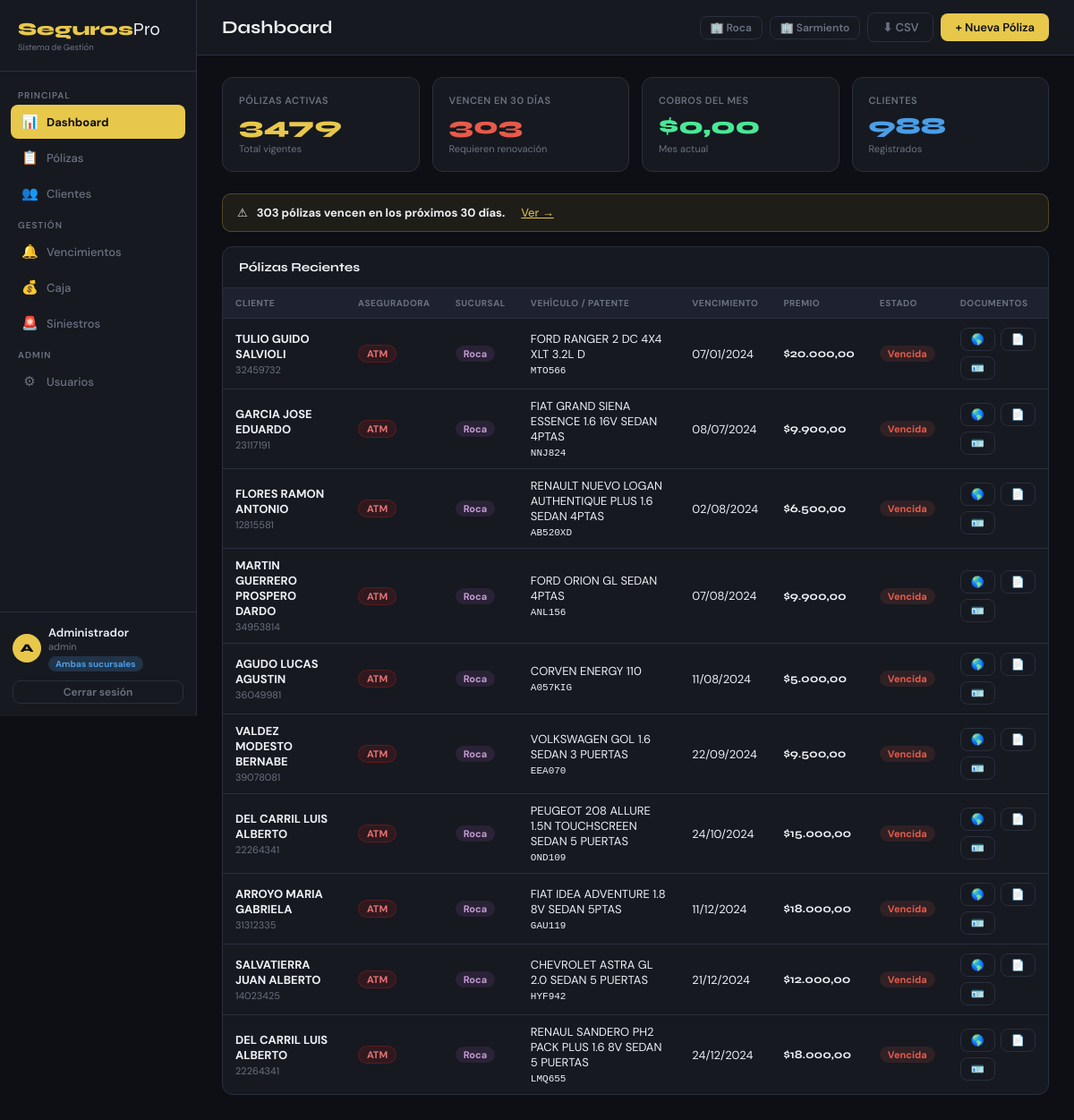
/ (signed in), run on the app's committed database.
### tables this page shows
CREATE TABLE polizas (
                id INTEGER PRIMARY KEY AUTOINCREMENT,
                npoliza TEXT NOT NULL,
                aseguradora TEXT NOT NULL,
                sucursal TEXT NOT NULL,
                nombre TEXT NOT NULL,
                dni TEXT,
                domicilio TEXT,
                cp TEXT,
                localidad TEXT DEFAULT 'San Miguel de Tucuman',
                provincia TEXT DEFAULT 'Tucuman',
                cond_iva TEXT DEFAULT 'CONSUMIDOR FINAL',
                marca TEXT,
                modelo TEXT,
                anio TEXT,
                patente TEXT,
                motor TEXT,
                chasis TEXT,
                tipo_vehiculo TEXT DEFAULT 'Automovil Nacional',
                carroceria TEXT DEFAULT 'Sedan',
                uso TEXT DEFAULT 'PARTICULAR',
                origen TEXT DEFAULT 'Nacional',
                cobertura TEXT DEFAULT 'A',
                modalidad TEXT DEFAULT 'trimestral_unico',
                prima REAL DEFAULT 0,
                rec_financiero REAL DEFAULT 0,
                iva REAL DEFAULT 0,
                otros_impuestos REAL DEFAULT 0,
                premio REAL DEFAULT 0,
                fecha_inicio TEXT NOT NULL,
                fecha_venc TEXT NOT NULL,
                forma_pago TEXT DEFAULT 'Efectivo',
                obs TEXT,
                activa INTEGER DEFAULT 1,
                creado TEXT DEFAULT CURRENT_TIMESTAMP,
                usuario_id INTEGER
            );

### app.py (the view)
@app.route('/')
@login_required
def index():
    suc = sucursal_usuario()
    with get_db() as db:
        if suc == 'ambas':
            polizas = db.execute("SELECT * FROM polizas WHERE activa=1 ORDER BY fecha_venc").fetchall()
            cobros_mes = db.execute("SELECT * FROM cobros WHERE strftime('%Y-%m',fecha)=strftime('%Y-%m','now')").fetchall()
        else:
            polizas = db.execute("SELECT * FROM polizas WHERE activa=1 AND sucursal=? ORDER BY fecha_venc",(suc,)).fetchall()
            cobros_mes = db.execute("SELECT * FROM cobros WHERE strftime('%Y-%m',fecha)=strftime('%Y-%m','now') AND sucursal=?",(suc,)).fetchall()
    activas    = len(polizas)
    vencen     = len([p for p in polizas if 0 <= dias_venc(p['fecha_venc']) <= 30])
    total_mes  = sum(c['monto'] for c in cobros_mes)
    clientes_u = len(set(p['dni'] or p['nombre'] for p in polizas))
    return render_template('index.html',
        polizas=polizas[:10], activas=activas, vencen=vencen,
        total_mes=total_mes, clientes=clientes_u,
        estado=estado, fmt_fecha=fmt_fecha, fmt_peso=fmt_peso)

### app.py (called while the page is built)
def get_db():
    conn = sqlite3.connect(DB)
    conn.row_factory = sqlite3.Row
    return conn

def dias_venc(v):
    try: return (datetime.strptime(v,'%Y-%m-%d').date() - date.today()).days
    except: return 999

def estado(v):
    d = dias_venc(v)
    if d < 0:   return 'Vencida','exp'
    if d <= 30: return f'Vence en {d}d','warn'
    return 'Vigente','ok'

def fmt_fecha(s):
    if not s: return '—'
    try:
        p = s.split('-')
        return f"{p[2]}/{p[1]}/{p[0]}"
    except: return s

def fmt_peso(n):
    try: return f"${float(n):,.2f}".replace(',','X').replace('.',',').replace('X','.')
    except: return '$0,00'

def sucursal_usuario():
    return session.get('sucursal','ambas')

def login_required(f):
    @wraps(f)
    def dec(*a,**kw):
        if 'user_id' not in session: return redirect(url_for('login'))
        return f(*a,**kw)
    return dec

### templates/index.html (shortened to what this page needs)
{% extends 'base.html' %}
{% block page_title %}Dashboard{% endblock %}
{% block topbar_actions %}
  {% if session.sucursal == 'ambas' %}
  <a href="{{ url_for('index') }}?suc=Roca" class="btn btn-ghost btn-sm">🏢 Roca</a>
  <a href="{{ url_for('index') }}?suc=Sarmiento" class="btn btn-ghost btn-sm">🏢 Sarmiento</a>
  {% endif %}
  <a href="{{ url_for('exportar_polizas') }}" class="btn btn-ghost">⬇ CSV</a>
  <button class="btn btn-primary" onclick="openModal('poliza')">+ Nueva Póliza</button>
{% endblock %}
{% block content %}
<div class="stats-row">
  <div class="stat-card"><div class="stat-label">Pólizas Activas</div>
    <div class="stat-value c-accent">{{ activas }}</div><div class="stat-sub">Total vigentes</div></div>
  <div class="stat-card"><div class="stat-label">Vencen en 30 días</div>
    <div class="stat-value c-danger">{{ vencen }}</div><div class="stat-sub">Requieren renovación</div></div>
  <div class="stat-card"><div class="stat-label">Cobros del Mes</div>
    <div class="stat-value c-success">{{ fmt_peso(total_mes) }}</div><div class="stat-sub">Mes actual</div></div>
  <div class="stat-card"><div class="stat-label">Clientes</div>
    <div class="stat-value c-blue">{{ clientes }}</div><div class="stat-sub">Registrados</div></div>
</div>
{% if vencen > 0 %}
<div class="alert-box alert-warn">
  ⚠ <strong>{{ vencen }} póliza{{ 's' if vencen>1 }} vence{{ 'n' if vencen>1 }} en los próximos 30 días.</strong>
  <a href="{{ url_for('vencimientos') }}" style="color:var(--accent);margin-left:8px">Ver →</a>
</div>
{% endif %}
<div class="table-wrap">
  <div class="table-header"><div class="table-title">Pólizas Recientes</div></div>
  <table><thead><tr><th>Cliente</th><th>Aseguradora</th><th>Sucursal</th><th>Vehículo / Patente</th><th>Vencimiento</th><th>Premio</th><th>Estado</th><th>Documentos</th></tr></thead>
  <tbody>
    {% for p in polizas %}{% set lbl,cls=estado(p.fecha_venc) %}
    <tr>
      <td><strong>{{ p.nombre }}</strong><br><span style="color:var(--muted);font-size:11px">{{ p.dni or '' }}</span></td>
      <td><span class="badge badge-{{ 'nre' if 'NRE' in p.aseguradora else 'atm' }}">{{ p.aseguradora }}</span></td>
      <td><span class="badge badge-{{ p.sucursal.lower() }}">{{ p.sucursal }}</span></td>
      <td>{{ p.marca or '' }} {{ p.modelo or '' }}<br><span style="font-family:monospace;font-size:11px">{{ p.patente or '—' }}</span></td>
      <td>{{ fmt_fecha(p.fecha_venc) }}</td>
      <td style="font-family:'Syne',sans-serif;font-weight:700">{{ fmt_peso(p.premio) }}</td>
      <td><span class="badge badge-{{ cls }}">{{ lbl }}</span></td>
      <td>
        {% from '_docs_btns.html' import docs_btns %}{{ docs_btns(p) }}
      </td>
    </tr>
    {% else %}
    <tr><td colspan="8"><div class="empty"><div class="empty-icon">📋</div><div class="empty-text">Cargá tu primera póliza</div></div></td></tr>
    {% endfor %}
  </tbody></table>
</div>
{% endblock %}

### templates/base.html (shortened to what this page needs)
<!DOCTYPE html>
<html lang="es">
<head>
</head>
<body>
<div class="sidebar">
  <div class="logo">Seguros<span>Pro</span><div class="logo-sub">Sistema de Gestión</div></div>
  <nav class="nav">
    <div class="nav-section">Principal</div>
    <a class="nav-item {% if request.endpoint=='index' %}active{% endif %}" href="{{ url_for('index') }}"><span class="nav-icon">📊</span>Dashboard</a>
    <a class="nav-item {% if request.endpoint=='polizas' %}active{% endif %}" href="{{ url_for('polizas') }}"><span class="nav-icon">📋</span>Pólizas</a>
    <a class="nav-item {% if request.endpoint=='clientes' %}active{% endif %}" href="{{ url_for('clientes') }}"><span class="nav-icon">👥</span>Clientes</a>
    <div class="nav-section">Gestión</div>
    <a class="nav-item {% if request.endpoint=='vencimientos' %}active{% endif %}" href="{{ url_for('vencimientos') }}"><span class="nav-icon">🔔</span>Vencimientos</a>
    <a class="nav-item {% if request.endpoint=='caja' %}active{% endif %}" href="{{ url_for('caja') }}"><span class="nav-icon">💰</span>Caja</a>
    <a class="nav-item {% if request.endpoint=='siniestros' %}active{% endif %}" href="{{ url_for('siniestros') }}"><span class="nav-icon">🚨</span>Siniestros</a>
    {% if session.rol == 'admin' %}
    <div class="nav-section">Admin</div>
    <a class="nav-item {% if request.endpoint=='usuarios' %}active{% endif %}" href="{{ url_for('usuarios') }}"><span class="nav-icon">⚙</span>Usuarios</a>
    {% endif %}
  </nav>
  <div class="sidebar-bottom">
    <div class="user-badge">
      <div class="user-avatar">{{ session.nombre[0].upper() if session.nombre else 'U' }}</div>
      <div>
        <div class="user-name">{{ session.nombre }}</div>
        <div class="user-meta">{{ session.rol }}</div>
        {% set suc = session.sucursal %}
        <span class="suc-badge suc-{{ 'ambas' if suc=='ambas' else suc.lower() }}">
          {{ 'Ambas sucursales' if suc=='ambas' else suc }}
        </span>
      </div>
    </div>
    <a href="{{ url_for('logout') }}" class="btn btn-ghost btn-sm" style="width:100%;justify-content:center">Cerrar sesión</a>
  </div>
</div>
<div class="main">
  <div class="topbar">
    <div class="page-title">{% block page_title %}{% endblock %}</div>
    <div class="topbar-actions">{% block topbar_actions %}{% endblock %}</div>
  </div>
  <div class="content">
    {% block content %}{% endblock %}
  </div>
</div>
</body>
</html>

### templates/_docs_btns.html (shortened to what this page needs)
{% macro docs_btns(p) %}
<div class="docs-btns">
  {% set aseg = p.aseguradora|upper %}
  <a href="{{ url_for('generar_doc', pid=p.id, tipo='mercosur') }}" class="btn btn-ghost btn-sm" title="Mercosur" target="_blank">🌎</a>
  <a href="{{ url_for('generar_doc', pid=p.id, tipo='cert_cobertura') }}" class="btn btn-ghost btn-sm" title="Cert. Cobertura" target="_blank">📄</a>
  {% if 'ATM' in aseg %}
  <a href="{{ url_for('generar_doc', pid=p.id, tipo='tarjeta_circulacion') }}" class="btn btn-ghost btn-sm" title="Tarjeta Circulación" target="_blank">🪪</a>
  {% endif %}
</div>
{% endmacro %}

### data on the page
polizas: nombre "TULIO GUIDO SALVIOLI", dni "32459732", aseguradora "ATM", sucursal "Roca", marca "FORD", modelo "RANGER 2 DC 4X4 XLT 3.2L D", patente "MTO566", fecha_venc "07/01/2024", premio "$20.000,00", lbl "Vencida"
polizas: nombre "GARCIA JOSE EDUARDO", dni "23117191", aseguradora "ATM", sucursal "Roca", marca "FIAT", modelo "GRAND SIENA ESSENCE 1.6 16V SEDAN 4PTAS", patente "NNJ824", fecha_venc "08/07/2024", premio "$9.900,00", lbl "Vencida"
polizas: nombre "FLORES RAMON ANTONIO", dni "12815581", aseguradora "ATM", sucursal "Roca", marca "RENAULT", modelo "NUEVO LOGAN AUTHENTIQUE PLUS 1.6 SEDAN 4PTAS", patente "AB520XD", fecha_venc "02/08/2024", premio "$6.500,00", lbl "Vencida"
polizas: nombre "MARTIN GUERRERO PROSPERO DARDO", dni "34953814", aseguradora "ATM", sucursal "Roca", marca "FORD", modelo "ORION GL SEDAN 4PTAS", patente "ANL156", fecha_venc "07/08/2024", premio "$9.900,00", lbl "Vencida"
polizas: nombre "AGUDO LUCAS AGUSTIN", dni "36049981", aseguradora "ATM", sucursal "Roca", marca "CORVEN", modelo "ENERGY 110", patente "A057KIG", fecha_venc "11/08/2024", premio "$5.000,00", lbl "Vencida"
polizas: nombre "VALDEZ MODESTO BERNABE", dni "39078081", aseguradora "ATM", sucursal "Roca", marca "VOLKSWAGEN", modelo "GOL 1.6 SEDAN 3 PUERTAS", patente "EEA070", fecha_venc "22/09/2024", premio "$9.500,00", lbl "Vencida"
polizas: nombre "DEL CARRIL LUIS ALBERTO", dni "22264341", aseguradora "ATM", sucursal "Roca", marca "PEUGEOT", modelo "208 ALLURE 1.5N TOUCHSCREEN SEDAN 5 PUERTAS", patente "OND109", fecha_venc "24/10/2024", premio "$15.000,00", lbl "Vencida"
polizas: nombre "ARROYO MARIA GABRIELA", dni "31312335", aseguradora "ATM", sucursal "Roca", marca "FIAT", modelo "IDEA ADVENTURE 1.8 8V SEDAN 5PTAS", patente "GAU119", fecha_venc "11/12/2024", premio "$18.000,00", lbl "Vencida"
polizas: nombre "SALVATIERRA JUAN ALBERTO", dni "14023425", aseguradora "ATM", sucursal "Roca", marca "CHEVROLET", modelo "ASTRA GL 2.0 SEDAN 5 PUERTAS", patente "HYF942", fecha_venc "21/12/2024", premio "$12.000,00", lbl "Vencida"
polizas: nombre "DEL CARRIL LUIS ALBERTO", dni "22264341", aseguradora "ATM", sucursal "Roca", marca "RENAUL", modelo "SANDERO PH2 PACK PLUS 1.6 8V SEDAN 5 PUERTAS", patente "LMQ655", fecha_venc "24/12/2024", premio "$18.000,00", lbl "Vencida"

### other printed values
{{ session.nombre[0].upper() if session.nombre else 'U' }} "A"
{{ session.nombre }} "Administrador"
{{ session.rol }} "admin"
{{ 'Ambas sucursales' if suc=='ambas' else suc }} "Ambas sucursales"
{{ activas }} "3479"
{{ vencen }} "303"
{{ fmt_peso(total_mes) }} "$0,00"
{{ clientes }} "988"
{{ 's' if vencen>1 }} "s"
{{ 'n' if vencen>1 }} "n"
